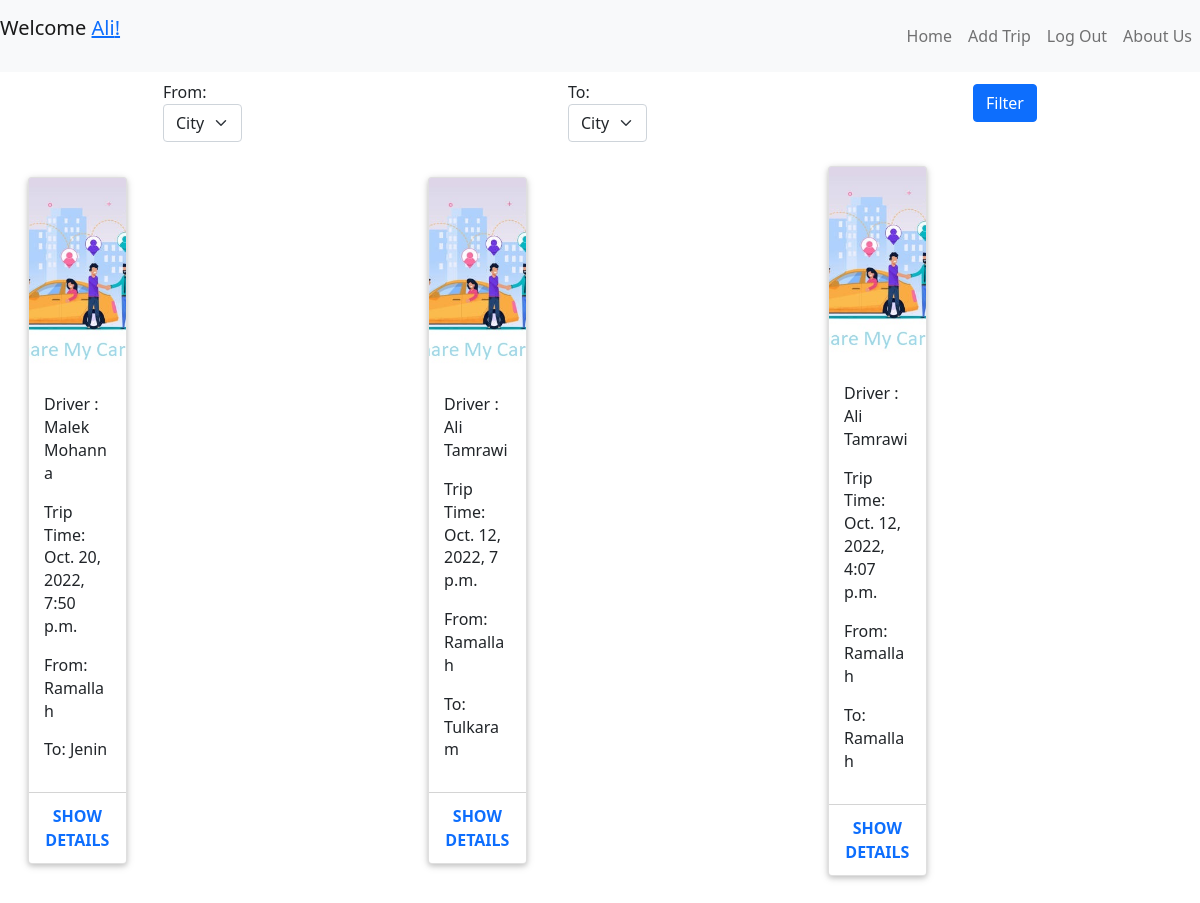
The app's page /wall/ (signed in) with its own data.
### car_pool_app/models.py (models this page shows)
class User(models.Model):
    first_name = models.CharField(max_length=255)
    last_name = models.CharField(max_length=255)
    email = models.CharField(max_length=255)
    password = models.CharField(max_length=255)
    created_at = models.DateTimeField(auto_now_add=True)
    updated_at = models.DateTimeField(auto_now=True)
    objects = UserManager()

class Trip(models.Model):
    phone_num= models.IntegerField()
    car = models.CharField(max_length = 255)
    seats_num = models.IntegerField()
    from_where = models.CharField(max_length=255)
    to_where = models.CharField(max_length=255)
    descreption = models.CharField(max_length=255)
    when = models.DateTimeField(default = datetime.datetime.now())
    driver = models.ForeignKey(User, related_name="drivers", on_delete = models.CASCADE)
    created_at = models.DateTimeField(auto_now_add=True)
    updated_at = models.DateTimeField(auto_now=True)
    objects = TripManager()

### car_pool_app/views.py (the view)
# urls.py: path('wall/',views.wall),
def wall(request):
    context={
        'my_trip':Trip.objects.all(),
        'my_user':User.objects.get(id=request.session['user_id']),
    }
    return render(request,'wall.html',context)

### car_pool_app/templates/wall.html (shortened to what this page needs)
<!DOCTYPE html>
<html lang="en">
  <head>
    {% load static %}
    <link rel="stylesheet" href="{% static 'css/wall.css' %}" />
    <link
      href="https://cdn.jsdelivr.net/npm/bootstrap@5.0.2/dist/css/bootstrap.min.css"
      rel="stylesheet"
    />
  </head>
  <body>
    <nav
      class="d-flex justify-content-between navbar navbar-expand-lg navbar-light bg-light"
      id="nav"
    >
      <div>
        <p class="navbar-brand">Welcome <a href="#">{{my_user.first_name}}!</a></p>
      </div>
      <div>
        <ul class="navbar-nav">
          <li class="nav-item active">
            <a class="nav-link" href="#">Home</a>
          </li>
          <li class="nav-item">
            <a class="nav-link" href="/make_trip">Add Trip</a>
          </li>
          <li class="nav-item">
            <a class="nav-link" href="#">Log Out</a>
          </li>
          <li class="nav-item dropdown">
            <a class="nav-link" href="#">About Us</a>
          </li>
        </ul>
      </div>
    </nav>
    <form action="" method="post">
        <nav class="navbar navbar-expand-lg d-flex justify-content-around" id="search_bar">
          <div>
            <label  for="from">From:</label>
            <select class="form-select" aria-label="Default select example" name="from" id="from">
              <option value="city">City</option>
            </select>
          </div>
          <div>
            <label for="to">To:</label>
            <select class="form-select" aria-label="Default select example" name="to" id="to">
              <option value="city">City</option>
            </select>
          </div>
          <button id="filter" type="submit" class="btn btn-primary mb-3">Filter</button>
        </nav>
    </form>
    <section>
      <section class="wrapper">
        {% for trip in my_trip %}
        <div class="container-fostrap">
            <div class="content">
                <div class="container">
                    <div class="row">
                        <div class="col-xs-12 col-sm-4">
                            <div class="card">
                                <a class="img-card" >
                                <img src="{% static 'icons/car_image.jpg' %}" />
                              </a>
                                <div class="card-content">
                                    <p class="">Driver : {{trip.driver.first_name}} {{trip.driver.last_name}}</p>
                                    <p>Trip Time: {{trip.when}}</p>
                                    <p>From: {{trip.from_where}}</p>
                                    <p>To: {{trip.to_where}}</p>
                                </div>
                                <div class="card-read-more">
                                    <a href="http://www.fostrap.com/2016/03/bootstrap-3-carousel-fade-effect.html" class="btn btn-link btn-block">
                                        Show details
                                    </a>
                                </div>
                            </div>
                        </div>
                            </div>
                        </div>
                    </div>
                </div>
        {% endfor %}
    </section>
    </section>
  </body>
</html>

### car_pool_app/static/css/wall.css (style rules this page uses)
html, body { -moz-box-sizing: border-box; box-sizing: border-box; height: 100%; width: 100%; background: #FFF; font-family: 'Roboto', sans-serif; font-weight: 400; }
.wrapper { display: table; height: 100%; width: 100%; }
.container-fostrap { display: table-cell; padding: 1em; text-align: center; vertical-align: middle; }
.card { display: block; margin-bottom: 20px; line-height: 1.42857143; background-color: #fff; border-radius: 2px; box-shadow: 0 2px 5px 0 rgba(0,0,0,0.16),0 2px 10px 0 rgba(0,0,0,0.12); transition: box-shadow .25s; }
.img-card { width: 100%; height:200px; border-top-left-radius:2px; border-top-right-radius:2px; display:block; overflow: hidden; }
.img-card img { width: 100%; height: 200px; object-fit:cover; transition: all .25s ease; }
.card-content { padding:15px; text-align:left; }
.card-read-more { border-top: 1px solid #D4D4D4; }
.card-read-more a { text-decoration: none !important; padding:10px; font-weight:600; text-transform: uppercase }

### records on screen
User: first_name "Ali"
Trip: driver.first_name "Malek", driver.last_name "Mohanna", when "Oct. 20, 2022, 7:50 p.m.", from_where "Ramallah", to_where "Jenin"
Trip: driver.first_name "Ali", driver.last_name "Tamrawi", when "Oct. 12, 2022, 7 p.m.", from_where "Ramallah", to_where "Tulkaram"
Trip: driver.first_name "Ali", driver.last_name "Tamrawi", when "Oct. 12, 2022, 4:07 p.m.", from_where "Ramallah", to_where "Ramallah"
